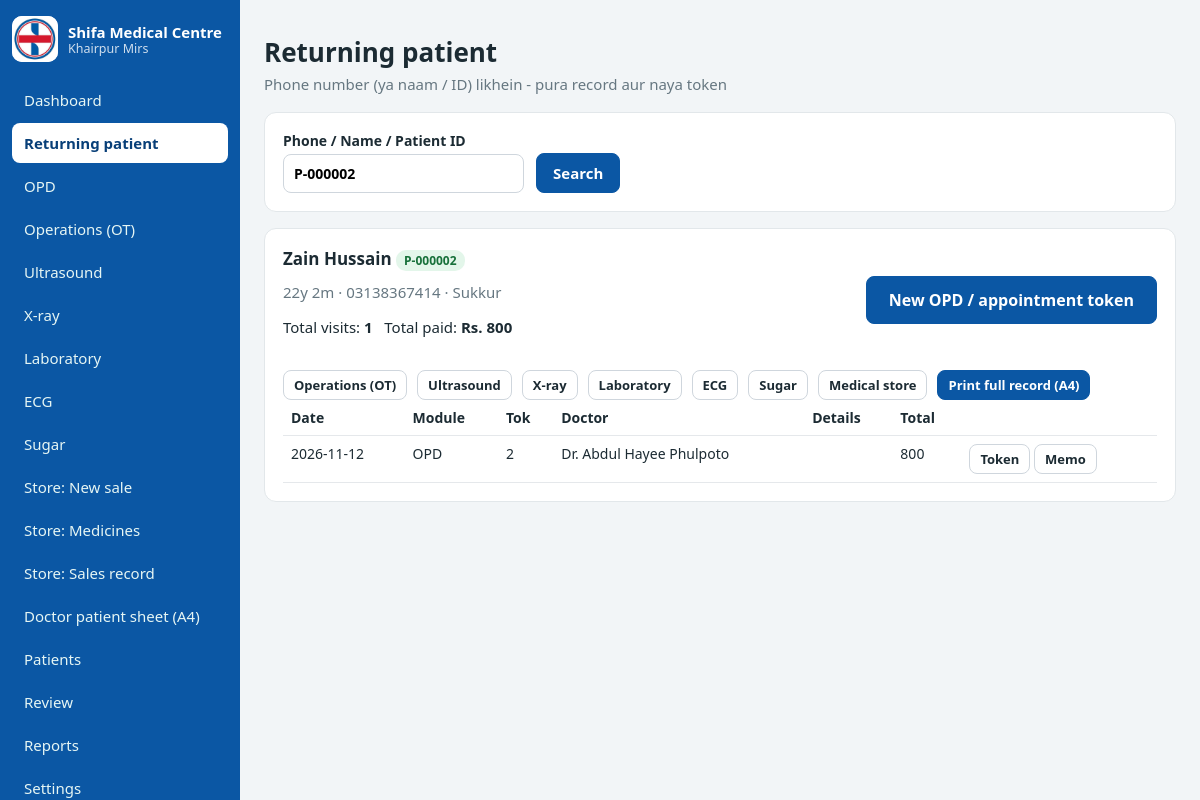
Page /returning?q=P-000002 (signed in) on the committed database.
### tables this page shows
CREATE TABLE patients(id INTEGER PRIMARY KEY, pid TEXT UNIQUE, name TEXT, age_y INTEGER,
        age_m INTEGER, address TEXT, phone TEXT);

CREATE TABLE visits(id INTEGER PRIMARY KEY, token_no INTEGER, vdate TEXT, module TEXT,
        patient_id INTEGER, pid TEXT, name TEXT, age_y INTEGER, age_m INTEGER, address TEXT, phone TEXT,
        referred_by TEXT, doctor_id INTEGER, doctor_name TEXT, tests TEXT, fee REAL, discount REAL,
        total REAL, created_by TEXT, created_at TEXT, op_type TEXT DEFAULT '', room REAL DEFAULT 0, other REAL DEFAULT 0, advance REAL DEFAULT 0, notes TEXT DEFAULT '', detail TEXT DEFAULT '');

### app.py (the view)
@app.route("/returning")
def returning():
    q, res = request.args.get("q", "").strip(), []
    if q:
        d = digits(q)[-10:]
        w, p = ["name LIKE ?", "pid LIKE ?"], ["%" + q + "%"] * 2
        if len(d) >= 4: w.append(PH + " LIKE ?"); p.append("%" + d + "%")
        for pt in qa("SELECT * FROM patients WHERE " + " OR ".join(w) + " ORDER BY id DESC LIMIT 20", p):
            vs = qa("SELECT * FROM visits WHERE patient_id=? ORDER BY id DESC", (pt["id"],))
            res.append(dict(p=pt, vs=vs, paid=sum(v["total"] for v in vs)))
    return render_template("returning.html", q=q, res=res)

### app.py (called while the page is built)
def db():
    if "db" not in g:
        g.db = sqlite3.connect(DB); g.db.row_factory = sqlite3.Row
    return g.db

def qa(s, a=()): return db().execute(s, a).fetchall()

def today(): return date.today().isoformat()

@app.before_request
def gate():
    if request.endpoint in ("login", "static"): return
    if "user" not in session: return redirect(url_for("login"))

@app.context_processor
def ctx(): return dict(MODULES=MODULES, today=today(), path=request.path)

def digits(s): return "".join(ch for ch in s if ch.isdigit())

### templates/returning.html
{% extends "base.html" %}{% block title %}Returning patient{% endblock %}{% block content %}
<div class="page-head"><div><h1>Returning patient</h1><p class="muted">Phone number (ya naam / ID) likhein - pura record aur naya token</p></div></div>
<form class="card filters" method="get"><label>Phone / Name / Patient ID<input name="q" value="{{ q }}" placeholder="0300-1234567" autofocus></label><button class="btn btn-primary">Search</button></form>
{% for r in res %}{% set p = r.p %}
<section class="card"><div class="page-head"><div><h2>{{ p.name }} <span class="badge">{{ p.pid }}</span></h2>
<p class="muted">{{ p.age_y }}y {{ p.age_m }}m &middot; {{ p.phone }} &middot; {{ p.address }}</p>
<p>Total visits: <b>{{ r.vs|length }}</b> &nbsp; Total paid: <b>Rs. {{ '%.0f'|format(r.paid) }}</b></p></div>
<a class="btn btn-primary btn-lg" href="/entry/opd?pid={{ p.pid }}">New OPD / appointment token</a></div>
<div class="actions noprint">{% for k, v in MODULES.items() if k != 'opd' %}<a class="btn btn-sm" href="/entry/{{ k }}?pid={{ p.pid }}">{{ v }}</a>{% endfor %}<a class="btn btn-sm" href="/store/sale?pid={{ p.pid }}">Medical store</a><a class="btn btn-sm btn-primary" href="/patient/{{ p.id }}/record">Print full record (A4)</a></div>
<div class="scroll"><table class="tbl"><tr><th>Date</th><th>Module</th><th>Tok</th><th>Doctor</th><th>Details</th><th>Total</th><th></th></tr>
{% for v in r.vs %}<tr><td>{{ v.vdate }}</td><td>{{ MODULES[v.module] }}</td><td>{{ v.token_no }}</td><td>{{ v.doctor_name }}</td><td>{{ v.tests or v.op_type }}</td><td>{{ '%.0f'|format(v.total) }}</td><td><a class="btn btn-sm" href="/token/{{ v.id }}">Token</a> <a class="btn btn-sm" href="/memo/{{ v.id }}">Memo</a></td></tr>
{% else %}<tr><td colspan="7" class="muted">No visits yet.</td></tr>{% endfor %}</table></div></section>
{% else %}{% if q %}<div class="card"><p>Koi patient nahi mila. <a href="/entry/opd"><u>Naya patient register karein</u></a></p></div>{% endif %}{% endfor %}
{% endblock %}

### static/css/style.css (style rules this page uses)
* { box-sizing:border-box }
:root { --brand:#0b57a4;--brand-d:#083f78;--bg:#f2f5f7;--ink:#1c2b33;--mut:#667781;--line:#e2e7ea }
body { margin:0;font-family:Segoe UI,Arial,sans-serif;background:var(--bg);color:var(--ink);font-size:15px }
a { color:inherit;text-decoration:none }
h1 { margin:0;font-size:26px }
h2 { font-size:17px;margin:0 0 12px }
.muted { color:var(--mut);margin:4px 0 0 }
.page-head { display:flex;justify-content:space-between;align-items:center;gap:12px;flex-wrap:wrap;margin-bottom:18px }
.btn { display:inline-block;padding:9px 16px;border-radius:8px;border:1px solid #cfd6dd;background:#fff;color:var(--ink);cursor:pointer;font:inherit;font-weight:600 }
.btn-primary { background:var(--brand);border-color:var(--brand);color:#fff }
.btn-lg { padding:12px 22px;font-size:16px }
.card { background:#fff;border-radius:12px;padding:18px;border:1px solid var(--line);margin-bottom:16px }

### static/css/extra.css (style rules this page uses)
.card label,.filters label { display:flex;flex-direction:column;gap:4px;font-size:14px;font-weight:600 }
.card input,.card select { padding:9px 10px;border:1px solid #cfd6dd;border-radius:8px;font:inherit;background:#fff;min-width:0 }
.actions { display:flex;gap:10px;flex-wrap:wrap }
.filters { display:flex;gap:12px;flex-wrap:wrap;align-items:flex-end }
.tbl { width:100%;border-collapse:collapse;font-size:14px }
.tbl th,.tbl td { padding:8px;border-bottom:1px solid #e5e8eb;text-align:left;vertical-align:top }
.scroll { overflow-x:auto }
.btn-sm { padding:5px 10px;font-size:13px }
.badge { background:#e3f6ea;color:#17703a;border-radius:10px;padding:2px 8px;font-size:12px }
.badge { margin-right:4px }

### rows in the picture
patients: name "Zain Hussain", pid "P-000002", age_y "22", age_m "2", phone "03138367414", address "Sukkur"
visits: vdate "2026-11-12", module "OPD", token_no "2", doctor_name "Dr. Abdul Hayee Phulpoto", total "800"

### other values in the picture
{{ v }} "OPD" "Operations (OT)" "Ultrasound" "X-ray" "Laboratory" "ECG" "Sugar"
{{ r.vs|length }} "1"
{{ '%.0f'|format(r.paid) }} "800"
{{ v }} "Operations (OT)" "Ultrasound" "X-ray" "Laboratory" "ECG" "Sugar"
